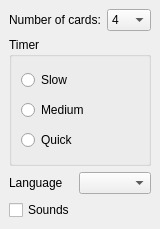
<ui version="4.0" >
 <author></author>
 <comment></comment>
 <exportmacro></exportmacro>
 <class>generalui</class>
 <widget class="QWidget" name="generalui" >
  <property name="geometry" >
   <rect>
    <x>0</x>
    <y>0</y>
    <width>136</width>
    <height>229</height>
   </rect>
  </property>
  <property name="windowTitle" >
   <string>Form</string>
  </property>
  <layout class="QGridLayout" >
   <property name="margin" >
    <number>9</number>
   </property>
   <property name="spacing" >
    <number>6</number>
   </property>
   <item row="0" column="0" >
    <layout class="QVBoxLayout" >
     <property name="margin" >
      <number>0</number>
     </property>
     <property name="spacing" >
      <number>6</number>
     </property>
     <item>
      <layout class="QHBoxLayout" >
       <property name="margin" >
        <number>0</number>
       </property>
       <property name="spacing" >
        <number>6</number>
       </property>
       <item>
        <widget class="QLabel" name="label" >
         <property name="text" >
          <string>Number of cards:</string>
         </property>
        </widget>
       </item>
       <item>
        <widget class="QComboBox" name="kcfg_numCards" >
         <item>
          <property name="text" >
           <string>4</string>
          </property>
         </item>
         <item>
          <property name="text" >
           <string>8</string>
          </property>
         </item>
         <item>
          <property name="text" >
           <string>12</string>
          </property>
         </item>
         <item>
          <property name="text" >
           <string>16</string>
          </property>
         </item>
         <item>
          <property name="text" >
           <string>20</string>
          </property>
         </item>
         <item>
          <property name="text" >
           <string>24</string>
          </property>
         </item>
        </widget>
       </item>
      </layout>
     </item>
     <item>
      <widget class="QGroupBox" name="kcfg_Timer" >
       <property name="whatsThis" >
        <string>&lt;html>&lt;head>&lt;meta name="qrichtext" content="1" />&lt;/head>&lt;body style=" white-space: pre-wrap; font-family:Sans Serif; font-size:9pt; font-weight:400; font-style:normal; text-decoration:none;">&lt;p style=" margin-top:0px; margin-bottom:0px; margin-left:0px; margin-right:0px; -qt-block-indent:0; text-indent:0px;">You will choose the time the cards are displayed for. Choosing slow will display the cards for 2 seconds, medium will display the cards for 1 second and quick will display the cards for only 1/2 second.&lt;/p>&lt;/body>&lt;/html></string>
       </property>
       <property name="title" >
        <string>Timer</string>
       </property>
       <property name="checkable" >
        <bool>false</bool>
       </property>
       <property name="checked" >
        <bool>false</bool>
       </property>
       <layout class="QGridLayout" >
        <property name="margin" >
         <number>9</number>
        </property>
        <property name="spacing" >
         <number>6</number>
        </property>
        <item row="0" column="0" >
         <widget class="QRadioButton" name="slow" >
          <property name="autoFillBackground" >
           <bool>false</bool>
          </property>
          <property name="text" >
           <string>Slow</string>
          </property>
         </widget>
        </item>
        <item row="2" column="0" >
         <widget class="QRadioButton" name="quick" >
          <property name="text" >
           <string>Quick</string>
          </property>
         </widget>
        </item>
        <item row="1" column="0" >
         <widget class="QRadioButton" name="medium" >
          <property name="text" >
           <string>Medium</string>
          </property>
         </widget>
        </item>
       </layout>
      </widget>
     </item>
     <item>
      <layout class="QHBoxLayout" >
       <property name="margin" >
        <number>0</number>
       </property>
       <property name="spacing" >
        <number>6</number>
       </property>
       <item>
        <widget class="QLabel" name="label_2" >
         <property name="text" >
          <string>Language</string>
         </property>
        </widget>
       </item>
       <item>
        <widget class="QComboBox" name="kcfg_LanguageCombobox" >
         <property name="toolTip" >
          <string>&lt;html>&lt;head>&lt;meta name="qrichtext" content="1" />&lt;/head>&lt;body style=" white-space: pre-wrap; font-family:Sans Serif; font-size:9pt; font-weight:400; font-style:normal; text-decoration:none;">&lt;p style=" margin-top:0px; margin-bottom:0px; margin-left:0px; margin-right:0px; -qt-block-indent:0; text-indent:0px;">Choose the language for the syllables mode.&lt;/p>&lt;/body>&lt;/html></string>
         </property>
        </widget>
       </item>
      </layout>
     </item>
     <item>
      <widget class="QCheckBox" name="kcfg_sound" >
       <property name="toolTip" >
        <string>&lt;html>&lt;head>&lt;meta name="qrichtext" content="1" />&lt;/head>&lt;body style=" white-space: pre-wrap; font-family:Sans Serif; font-size:9pt; font-weight:400; font-style:normal; text-decoration:none;">&lt;p style=" margin-top:0px; margin-bottom:0px; margin-left:0px; margin-right:0px; -qt-block-indent:0; text-indent:0px;">Enable game sounds&lt;/p>&lt;/body>&lt;/html></string>
       </property>
       <property name="whatsThis" >
        <string>&lt;html>&lt;head>&lt;meta name="qrichtext" content="1" />&lt;/head>&lt;body style=" white-space: pre-wrap; font-family:Sans Serif; font-size:9pt; font-weight:400; font-style:normal; text-decoration:none;">&lt;p style=" margin-top:0px; margin-bottom:0px; margin-left:0px; margin-right:0px; -qt-block-indent:0; text-indent:0px;">If checked, you'll hear a sound for each crad clicked and when the game is finished.&lt;/p>&lt;/body>&lt;/html></string>
       </property>
       <property name="text" >
        <string>Sounds</string>
       </property>
      </widget>
     </item>
    </layout>
   </item>
  </layout>
 </widget>
 <pixmapfunction></pixmapfunction>
 <resources/>
 <connections/>
</ui>
